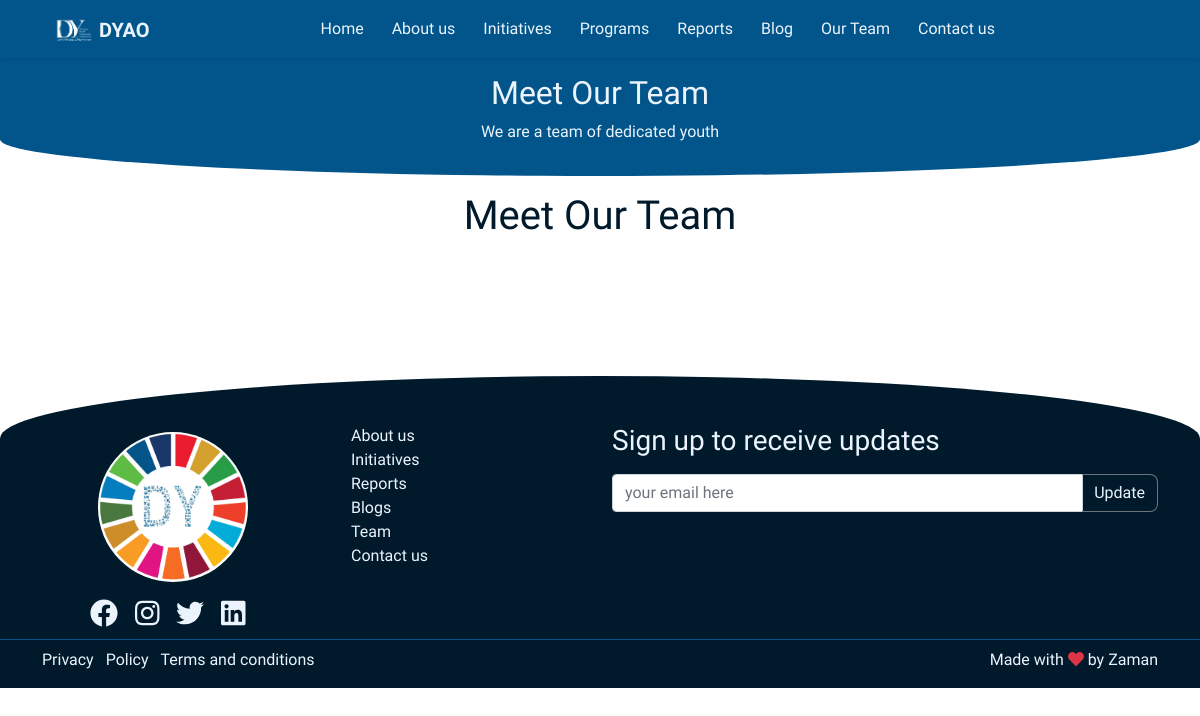
The page /team on the database as committed earlier.
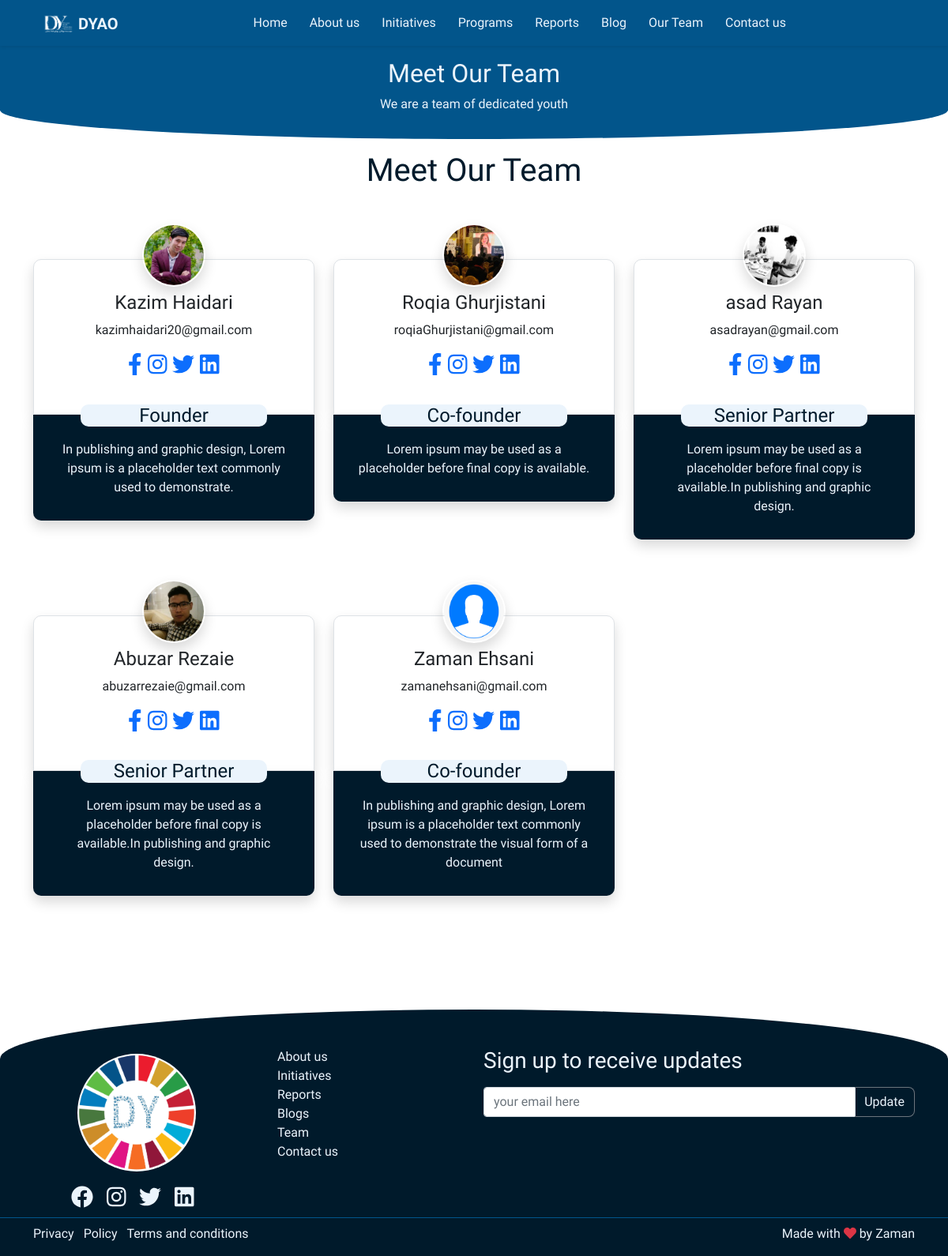
The same page on the database as committed later.
### website/models.py (models this page shows, shortened)
class Member(models.Model):
    first_name = models.CharField(max_length=200)
    last_name = models.CharField(max_length=200)
    email = models.EmailField()
    position = models.CharField(max_length=200)
    bio = models.TextField(null=True, blank=True)
    date_joined = models.DateField(null=True, blank=True)
    facebook = models.URLField(null=True, blank=True)
    instagram = models.URLField(null=True, blank=True)
    twitter = models.URLField(null=True, blank=True)
    linkedin = models.URLField(null=True, blank=True)
    whatsapp  = models.IntegerField(null=True, blank=True)
    photo = models.ImageField(default = 'default.png', upload_to="member_profile_pics")

### website/views.py (the view)
# urls.py: path("team", MemberViewList.as_view(), name="team"),
class MemberViewList(ListView):
    model = Member
    context_object_name = 'objects'
    template_name = 'team.html'

### templates/team.html (shortened to what this page needs)
{% extends 'base.html' %}
{% load static %}
{% block content %}
<div class="base-section anim-down">
    <div class="container">
       <div class="row">
           <div class="col-sm text-center">
               <h2>Meet Our Team </h2>
            <article>We are a team of dedicated youth</article>
           </div>
       </div>
    </div>
</div>
<div class="team-section" style="background-color: white;">
    <div class="container pt-3">
        <h1 class="text-center " style="color: #001a2b;">Meet Our Team</h1>
        <div class="row">
            {% for object in objects %}
            <div class="col-sm col-lg-4">
                <div class="card text-center">
                    <div class="">
                        <img src="{{ object.photo.url }}" class="rounded-circle shadow" style="padding: 2px;" alt="Profile">
                    </div>
                    <div class="card-outer shadow border p-2">
                        <div class="card inside-card">
                            <div class="card-body pb-0">
                                <h4 class="card-title pt-3">{{ object.first_name }} {{object.last_name}}</h4>
                                <p class="">{{object.email}}</p>
                                <div class="container">
                                    <h3>
                                        <a href="{{object.facebook}}" target="_blank"><i class="fab fa-facebook-f mr-3 "></i></a>
                                        <a href="{{object.instagram}}" target="_blank"><i class="fab fa-instagram  mr-3 "></i></a>
                                        <a href="{{object.twitter}}" target="_blank"><i class="fab fa-twitter    mr-3 "></i></a>
                                        <a href="{{object.linkedin}}" target="_blank"><i class="fab fa-linkedin   mr-3 "></i></a>
                                    </h3>
                                </div>
                            </div>
                        </div>
                        <div class="position">
                            <h4>{{object.position}}</h4>
                        </div>
                    </div>
                    <div class="card-footer shadow p-2">
                    <div class="card-footer-body">
                        <p class="card-text">{{object.bio}}  </p>
                    </div>
                    </div>
                </div>
            </div>
            {% endfor %}
        </div>
    </div>
</div>
{% endblock content %}

### templates/base.html (shortened to what this page needs)
{% load static %}
<!DOCTYPE html>
<html lang="en">
<head>
     <link href="https://cdn.jsdelivr.net/npm/bootstrap@5.0.0-beta1/dist/css/bootstrap.min.css" rel="stylesheet">
    <link rel="stylesheet" href=" {% static 'website/style/dist/style.css' %}">
    <link rel="stylesheet" href="https://cdnjs.cloudflare.com/ajax/libs/font-awesome/5.15.1/css/all.min.css" />
    <link rel="stylesheet" href="{% static 'website/style/slick.css' %}">
    <link rel="stylesheet" href="{% static 'website/style/slick-theme.css' %}">
</head>
<body>
    <div id="nav" class=" navbar-color navbar-light shadow-sm sticky-top">
        <nav class="container navbar navbar-color navbar-expand-lg navbar-light bg-light">
            <div class="container-fluid">
                <a class="navbar-brand align-middle" href="#">
                    <img src="{% static 'website/img/dy-white.png' %}" alt="" width="40" height="auto" class="d-inline-block">
                     <b class="align-middle"> DYAO</b>
                </a>
                <div class="collapse navbar-collapse justify-content-center" id="navbarNav">
                    <ul class="navbar-nav ">
                        <li class="nav-item hoverable ps-2 px-1"> <a class="nav-link active" aria-current="page" href="{% url 'index' %}"><span>Home</span></a>
                        </li>
                        <li class="nav-item hoverable ps-2 px-1"><a class="nav-link " href="{% url 'about' %}"><span>About us</span></a>
                        </li>
                        <li class="nav-item hoverable ps-2 px-1"> <a class="nav-link" href="{% url 'initiatives' %}"><span>Initiatives</span></a>
                        </li>
                        <li class="nav-item hoverable ps-2 px-1"> <a class="nav-link" href="{% url 'programs' %}"><span>Programs</span></a>
                        </li>
                        <li class="nav-item hoverable ps-2 px-1"><a class="nav-link " href="{% url 'report' %}" tabindex="-1" ><span>Reports</span></a>
                        </li>
                        <li class="nav-item hoverable ps-2 px-1"><a class="nav-link " href="{% url 'blog' %}" tabindex="-1" ><span>Blog</span></a>
                        </li>
                        <li class="nav-item hoverable ps-2 px-1"> <a class="nav-link " href="{% url 'team' %}" tabindex="-1" ><span>Our Team</span></a>
                        </li>
                        <li class="nav-item hoverable ps-2 px-1"><a class="nav-link " href="{% url 'contact' %}" tabindex="-1" ><span>Contact us</span></a>
                        </li>
                    </ul>
                </div>
            </div>
        </nav>
    </div>
{% block content %}
{% endblock content %}
    <div class="footer-section">
        <div class="container">
            <div class="row">
                <div class="col-sm">
                    <div class="row" >
                        <div class="col" >
                            <div class="container footer-logo mt-4">
                                <img src="{% static 'website/img/logo.jpg' %}" alt="LOGO">
                            </div>
                            <div class="container text-center">
                                <h3 class="pt-3">
                                    <a href="https://www.facebook.com/DynamicYouth.af" target="_blank"> <i class="fab fa-facebook"></i></a>
                                    <a href="https://www.instagram.com/dynamicyouth.af" target="_blank"> <i class="fab fa-instagram"></i></a>
                                    <a href="https://twitter.com/Dynamicyouth_af" target="_blank"><i class="fab fa-twitter   "></i></a>
                                    <a href="#" target="_blank"> <i class="fab fa-linkedin" ></i></a>
                                </h3>
                            </div>
                        </div>
                        <div class="col">
                            <div class="container">
                                <div class="row">
                                    <ul class="list-unstyled mt-5">
                                        <li><a href="{% url 'about' %}">About us</a></li>
                                        <li><a href="{% url 'initiatives' %}">Initiatives</a></li>
                                        <li><a href="{% url 'report' %}">Reports</a></li>
                                        <li><a href="{% url 'blog' %}">Blogs</a></li>
                                        <li><a href="{% url 'team' %}">Team</a></li>
                                        <li><a href="{% url 'contact' %}">Contact us</a></li>
                                    </ul>
                                </div>
                            </div>
                        </div>
                    </div>
                </div>
                <div class="col-sm">
                    <h3 class="mt-5 mb-3">Sign up to receive updates</h3>
                    <form action="{% url 'subscribe' %}" method="POST"> {% csrf_token %}
                        <div class="input-group mb-3">
                            <input type="email" class="form-control" required name="email" placeholder="your email here" aria-label="your email here" aria-describedby="button-addon2">
                            <div class="input-group-append">
                                <button class="btn btn-outline-secondary" type="submit" value="Subscribe" id="button-addon2">Update</button>
                            </div>
                        </div>
                    </form>
                </div>
            </div>
        </div>
        <div class="footer">
            <div class="container">
                <div class="row mt-2">
                    <div class="col-sm">
                        <ul class="list-inline">
                            <li class="list-inline-item"><a href="#">Privacy</a> </li>
                            <li class="list-inline-item"><a href="#">Policy</a></li>
                            <li class="list-inline-item"><a href="#">Terms and conditions</a></li>
                        </ul>
                    </div>
                    <div class="col-sm d-flex justify-content-end">
                        <p>Made with <i class="fa fa-heart text-danger"></i> by <a href="https://facebook.com/zaman.ehsani" target="_blank">Zaman</a></p>
                    </div>
                </div>
            </div>
        </div>
    </div>
</body>
</html>

Rows that differ between the two databases and show on the page:
added Member: photo (picture), first_name "Kazim", last_name "Haidari", email "kazimhaidari20@gmail.com", position "Founder", bio "In publishing and graphic design, Lorem ipsum is a placeholder text commonly used to demonstrate."
added Member: photo (picture), first_name "Roqia", last_name "Ghurjistani", email "roqiaGhurjistani@gmail.com", position "Co-founder", bio "Lorem ipsum may be used as a placeholder before final copy is available."
added Member: photo (picture), first_name "asad", last_name "Rayan", email "asadrayan@gmail.com", position "Senior Partner", bio "Lorem ipsum may be used as a placeholder before final copy is available.In publishing and graphic design."
added Member: photo (picture), first_name "Abuzar", last_name "Rezaie", email "abuzarrezaie@gmail.com", position "Senior Partner", bio "Lorem ipsum may be used as a placeholder before final copy is available.In publishing and graphic design."
added Member: photo (placeholder picture), first_name "Zaman", last_name "Ehsani", email "zamanehsani@gmail.com", position "Co-founder", bio "In publishing and graphic design, Lorem ipsum is a placeholder text commonly used to demonstrate the visual form of a document"
